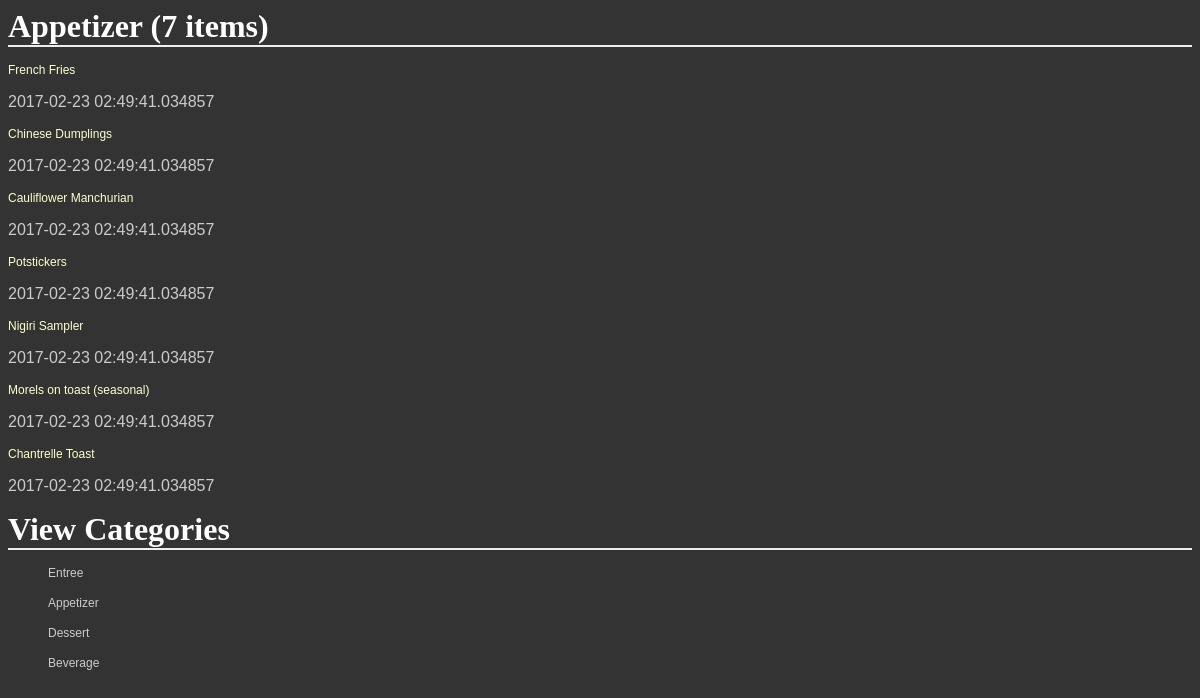
/catalog/Appetizer, run on an earlier commit of the app's database.
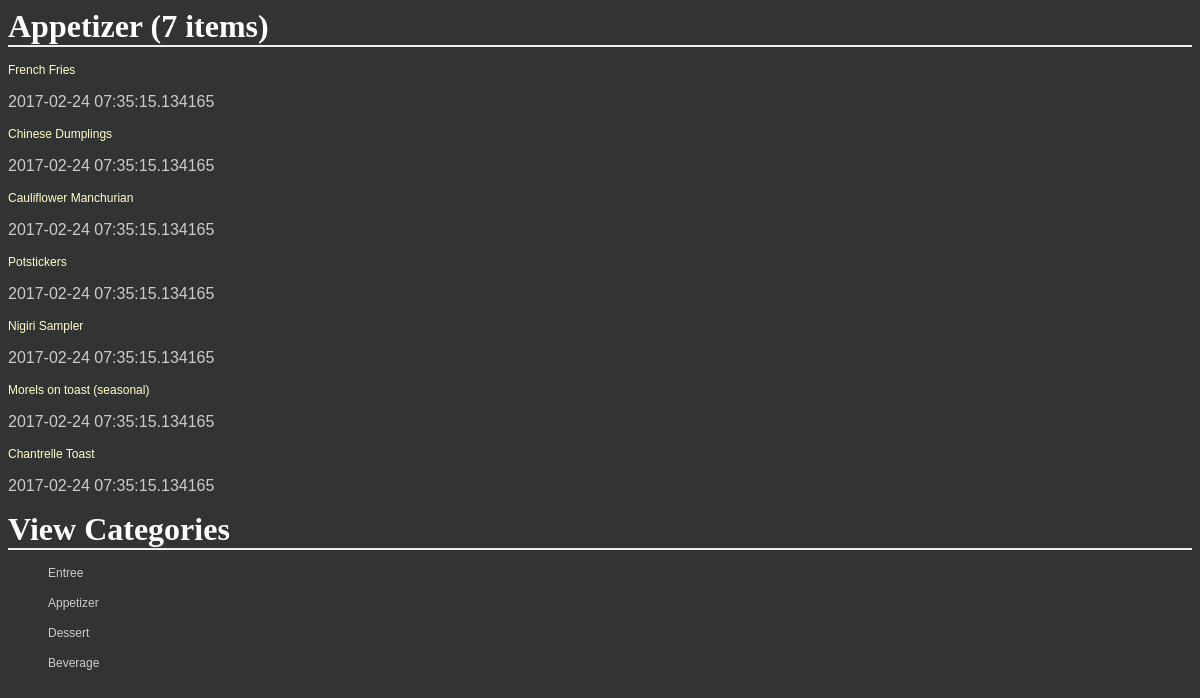
And on a later commit of the database.
### database_setup.py (models this page shows, shortened)
class CatalogItem(Base):
    __tablename__ = 'catalog_item'
    id = Column(Integer, primary_key = True)
    name = Column(String(250), nullable = False)
    description = Column(String(250))
    dt_added = Column(DateTime, nullable = False, default = datetime.datetime.now())
    dt_modded = Column(DateTime, nullable = False, default = datetime.datetime.now(), onupdate = datetime.datetime.now())
    price = Column(String(8))
    category = Column(String(250))
    user_id = Column(Integer, ForeignKey('user.id'))
    user = relationship(User)

### final_project.py (the view)
@app.route('/catalog/<string:category>/items', methods = ['GET'])
@app.route('/catalog/<string:category>', methods = ['GET'])
def viewCategory(category):
    items = session.query(CatalogItem).filter_by(category = category).all()
    categories = session.query(CatalogItem.category).distinct(CatalogItem.category).all()
    cat_name = list(k[0] for k in categories)
    return render_template('categorylist.html', items = items, category = category, categories = cat_name)

### templates/categorylist.html
{% extends 'base.html' %}
{% block content %}
<h1>{{ '%s (%s items)' % (category, items|length) }}</h1>
{% for i in items %}
<div>
  <p><a href="{{url_for('viewCatalogItem', category = category, item_id = i.id)}}">{{i.name}}</a></p>
  <p>{{i.dt_modded}}</p>
</div>
{% endfor %}
<h1>View Categories</h1>
<div>
  {% for cat in categories %}
  <ul>
    <a href="{{url_for('viewCategory', category = cat)}}"><p>{{cat}}</p></a>
  </ul>
  {% endfor %}
</div>
{% endblock %}

### templates/base.html (shortened to what this page needs)
<html>
<head>
  <link rel=stylesheet type=text/css href="{{ url_for('static', filename='styles.css') }}">
</head>
<body>
  {% block content %}
  {% endblock %}
</body>
</html>

### static/styles.css (style rules this page uses)
body { font-family: sans-serif; background-image: url('img3.jpg'); background-color: #333333 }
h1, h2, h3, h4 { color: #FFFFFF; }
h1, h2 { font-family: 'Georgia', serif; margin: 0; }
h1 { border-bottom: 2px solid #eee; }
p, dd, dt { color: #CCCCCC; }
a { text-decoration: none; color:#FFFFCC; font-size: .75em; }

What changed in the data, as far as the page shows it:
changed CatalogItem "French Fries": dt_modded "2017-02-23 02:49:41.034857" → "2017-02-24 07:35:15.134165"
changed CatalogItem "Chinese Dumplings": dt_modded "2017-02-23 02:49:41.034857" → "2017-02-24 07:35:15.134165"
changed CatalogItem "Cauliflower Manchurian": dt_modded "2017-02-23 02:49:41.034857" → "2017-02-24 07:35:15.134165"
changed CatalogItem "Potstickers": dt_modded "2017-02-23 02:49:41.034857" → "2017-02-24 07:35:15.134165"
changed CatalogItem "Nigiri Sampler": dt_modded "2017-02-23 02:49:41.034857" → "2017-02-24 07:35:15.134165"
changed CatalogItem "Morels on toast (seasonal)": dt_modded "2017-02-23 02:49:41.034857" → "2017-02-24 07:35:15.134165"
changed CatalogItem "Chantrelle Toast": dt_modded "2017-02-23 02:49:41.034857" → "2017-02-24 07:35:15.134165"
